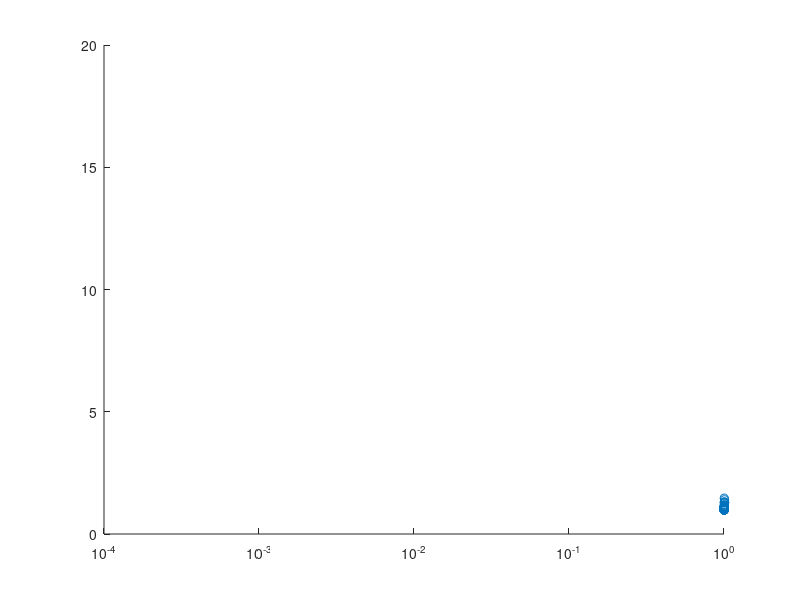

MATLAB code to generate this figure: (Note: this script raises an error after producing the figure.)
clear
for f=1:200
    
        
    r=.33;
    gamma=.011;
    koff=.0045;
    kon=.00027*10^(f/40);

    XD(1) = 1; %XD  --> 0 or 1; I or A 
    XR(1) = 1; %XR  --> mRNA # 

    c=[koff kon r gamma];     %R1: I -> A, R2: A -> I, R3: m -> m+1, R4: m -> m-1 

    MaxT=1000;
    for i=1:MaxT

        h=[1-XD(i) XD(i) XD(i) XR(i)];
        a=h.*c;
        a0=sum(a); a1=a(1); a2=a(1)+a(2); a3=a(1)+a(2)+a(3);

        Random1 = rand;
        Random2 = rand;

        tau(i) = (1/a0)*log(1/Random1);

        if 0 < Random2*a0 && Random2*a0 <= a1
            XD(i+1) = 1-XD(i);
            XR(i+1) = XR(i);
        elseif a1 < Random2*a0 && Random2*a0 <= (a2)
            XD(i+1) = 1-XD(i);
            XR(i+1) = XR(i);
        elseif (a2) < Random2*a0 && Random2*a0 <= (a3)

            XD(i+1) = XD(i);
            XR(i+1) = XR(i)+1;
        elseif (a3) < Random2*a0 && Random2*a0<= a0
            XD(i+1) = XD(i);
            XR(i+1) = XR(i)-1;
        end
    end



    MeanM=sum(XR(1:end-1).*tau)/sum(tau);
    SecondMoment=sum((XR(1:end-1).^2).*tau)/sum(tau);

    VarianceM=SecondMoment-MeanM^2;
    Fanofactor(f)=(SecondMoment-(MeanM.^2))/MeanM;

    fcin(f) = (1+kon/koff)^(-1)
    kof(f) = koff
    konn(f)= kon
    Mean_M(f) = MeanM
    Mean_M_Max = max(Mean_M(f))

end 
scatter(fcin,Fanofactor)
set(gca,'xscale','log')

Curve_fit(fcin, Fanofactor)
